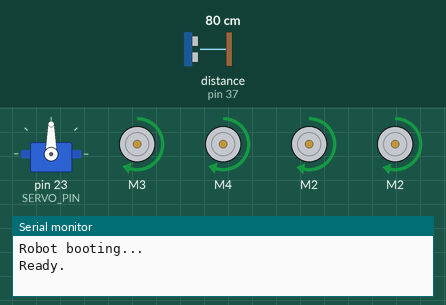
Bench run of a sketch on a simulated Arduino Mega 2560, built with avr-gcc and run on an emulated ATmega2560. Shown: servo, 4 × DC motor (green arrow = forward, orange = backward, longer = faster), the last lines printed to the serial monitor. Wiring (inferred from the names in the program): ultrasonic range finder: trigger pin 35; echo pin 37. The inputs (shaded band) are chosen by the test bench; at power-on: distance to the obstacle (sensor on pin 37) 80 cm. The echo pulse lasts 58.3 µs per cm.

Above: at 1.2 s.
1.3 s: distance to the obstacle (sensor on pin 37) set to 21 cm
2.8 s: distance to the obstacle (sensor on pin 37) set to 16 cm
At 3.7 s:
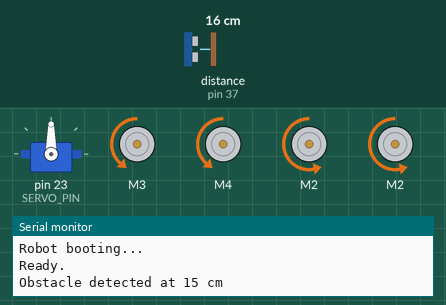
At 6.81 s:
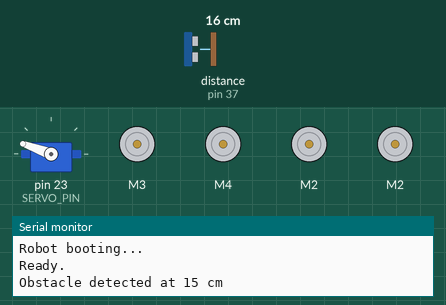
7.3 s: distance to the obstacle (sensor on pin 37) set to 2 cm
At 8.0 s:
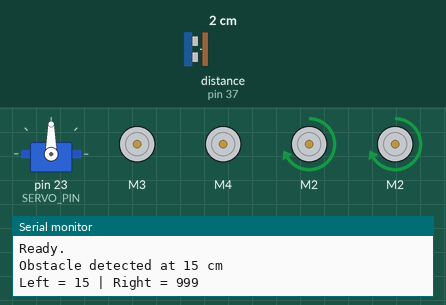
Timing chart, 0 to 14.4 s (numbered marks = the images above; inputs shaded):
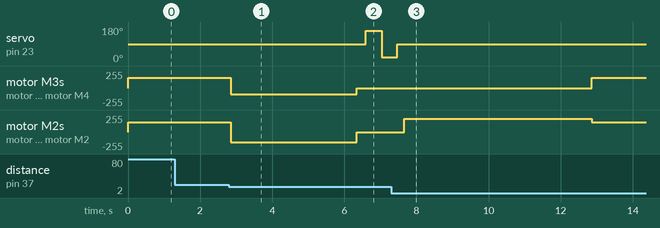

Measured:
- the behaviour switches between 19 and 18 cm on distance to the obstacle (sensor on pin 37) (found by bisection; images 0 and 1)
- after the input at 1.3 s, every drawn part: stays the same
- after the input at 2.8 s, servo on pin 23 (SERVO_PIN): 90° → 160° after 3.8 s, → 20° 0.43 s later; motor M3, motor M4: forward 156/255 → backward 95/255 after 0.05 s, → stopped 3.5 s later; motor M2, motor M2: forward 150/255 → backward 150/255 after 0.05 s, → stopped 3.5 s later
- after the input at 7.3 s, servo on pin 23 (SERVO_PIN): goes on until 7.5 s, then stays 90°

The sketch:

Autonomous_noencoder.ino
```cpp
#include <AFMotor.h>
#include <Servo.h>

// ---------------- Motors ----------------
AF_DCMotor rightFront(4);
AF_DCMotor rightBack(3);
AF_DCMotor leftBack(2);
AF_DCMotor leftFront(2);

// ---------------- Ultrasonic + Servo ----------------
#define SERVO_PIN 23
#define TRIG_PIN 35
#define ECHO_PIN 37
Servo servoLook;

// ---------------- Settings ----------------
int motorSpeed = 150;
int motorOffset = 6;          // forward straightening
int reverseOffset = 55;       // reverse straightening

enum State { MOVING_FORWARD, OBSTACLE_DETECTED, SCANNING, TURNING };
State currentState = MOVING_FORWARD;

unsigned long motionStartTime = 0;
unsigned long motionDuration = 0;
bool motionActive = false;

// ---------------- Setup ----------------
void setup() {
  Serial.begin(9600);
  Serial.println("Robot booting...");

  servoLook.attach(SERVO_PIN);
  servoLook.write(90);

  rightBack.setSpeed(motorSpeed);
  rightFront.setSpeed(motorSpeed);
  leftFront.setSpeed(motorSpeed);
  leftBack.setSpeed(motorSpeed);

  pinMode(TRIG_PIN, OUTPUT);
  pinMode(ECHO_PIN, INPUT);

  stopMove();
  Serial.println("Ready.");
}

// ---------------- Main Loop ----------------
void loop() {

  // ---------- TURN EXIT HANDLER ----------
  if (motionActive && millis() - motionStartTime >= motionDuration) {
    stopMove();
    motionActive = false;
    currentState = MOVING_FORWARD;
  }

  switch (currentState) {

    case MOVING_FORWARD: {
      //Serial.println("Moving forward");
      moveForward();
      int front = getDistance();

      if (front > 0 && front < 18) {
        Serial.print("Obstacle detected at ");
        Serial.print(front);
        Serial.println(" cm");
        stopMove();
        currentState = OBSTACLE_DETECTED;
      }
      break;
    }

    case OBSTACLE_DETECTED: {
      Reverse();
      currentState = SCANNING;
      break;
    }

    case SCANNING: {
      handleScanning();
      break;
    }

    case TURNING:
      // Motion handled by timing above
      break;
  }
}

// ---------------- Movement ----------------
void moveForward() {
  rightFront.setSpeed(motorSpeed + motorOffset);
  rightBack.setSpeed(motorSpeed + motorOffset);
  leftFront.setSpeed(motorSpeed);
  leftBack.setSpeed(motorSpeed);

  rightFront.run(FORWARD);
  rightBack.run(FORWARD);
  leftFront.run(FORWARD);
  leftBack.run(FORWARD);
}

void stopMove() {
  //Serial.println("Stop");
  rightFront.run(RELEASE);
  rightBack.run(RELEASE);
  leftFront.run(RELEASE);
  leftBack.run(RELEASE);
}

void Reverse() {
  // balanced reverse
  //Serial.println("Reversing");
  rightFront.setSpeed(motorSpeed - reverseOffset);
  rightBack.setSpeed(motorSpeed - reverseOffset);
  leftFront.setSpeed(motorSpeed);
  leftBack.setSpeed(motorSpeed);

  rightFront.run(BACKWARD);
  rightBack.run(BACKWARD);
  leftFront.run(BACKWARD);
  leftBack.run(BACKWARD);

  delay(3500);
  stopMove();
}

// ---------------- Turning ----------------
void turnLeft(unsigned long duration) {
  rightFront.setSpeed(motorSpeed + 50);
  rightBack.setSpeed(motorSpeed + 50);
  rightFront.run(FORWARD);
  rightBack.run(FORWARD);
  leftFront.run(RELEASE);
  leftBack.run(RELEASE);

  motionStartTime = millis();
  motionDuration = duration;
  motionActive = true;
  currentState = TURNING;
}

void turnRight(unsigned long duration) {
  leftFront.setSpeed(motorSpeed + 50);
  leftBack.setSpeed(motorSpeed + 50);
  rightFront.run(RELEASE);
  rightBack.run(RELEASE);
  leftFront.run(FORWARD);
  leftBack.run(FORWARD);

  motionStartTime = millis();
  motionDuration = duration;
  motionActive = true;
  currentState = TURNING;
}

// ---------------- SCANNING ----------------
void handleScanning() {
  stopMove();

  servoLook.write(90);
  delay(250);

  // Scan RIGHT
  servoLook.write(160);
  delay(400);
  int leftDist = getDistance();

  // Scan LEFT
  servoLook.write(20);
  delay(400);
  int rightDist = getDistance();

  // Return servo to center
  servoLook.write(90);
  delay(200);

  Serial.print("Left = ");
  Serial.print(leftDist);
  Serial.print(" | Right = ");
  Serial.println(rightDist);

  // ---------- DECISION LOGIC ----------
  if (rightDist < leftDist) {
    //Serial.println("Turning LEFT");
    turnLeft(5200);
    return;
  }

  if (rightDist > leftDist) {
    //Serial.println("Turning RIGHT");
    turnRight(5200);
    return;
  }

  // Equal distances less than 18cm (both detect obstacle)
  if (rightDist == leftDist && leftDist < 18) {
    Serial.println("Distances equal -> reversing");
    Reverse();
    currentState = SCANNING;
    return;
  }

  // Both 999 → wide open space
  Serial.println("Both sides clear, turning left.");
  turnLeft(5200);
}

// ---------------- Ultrasonic ----------------
// Small averaging filter to stabilize readings
int getDistance() {
  long durationSum = 0;
  int samples = 3;

  for (int i = 0; i < samples; i++) {
    digitalWrite(TRIG_PIN, LOW);
    delayMicroseconds(2);
    digitalWrite(TRIG_PIN, HIGH);
    delayMicroseconds(10);
    digitalWrite(TRIG_PIN, LOW);

    long duration = pulseIn(ECHO_PIN, HIGH, 35000);
    if (duration == 0) duration = 30000; // treat as far away

    durationSum += duration;
    delay(10);
  }

  long duration = durationSum / samples;
  int cm = duration * 0.034 / 2;

  if (cm < 2 || cm > 80) return 999;
  return cm;
}
```
